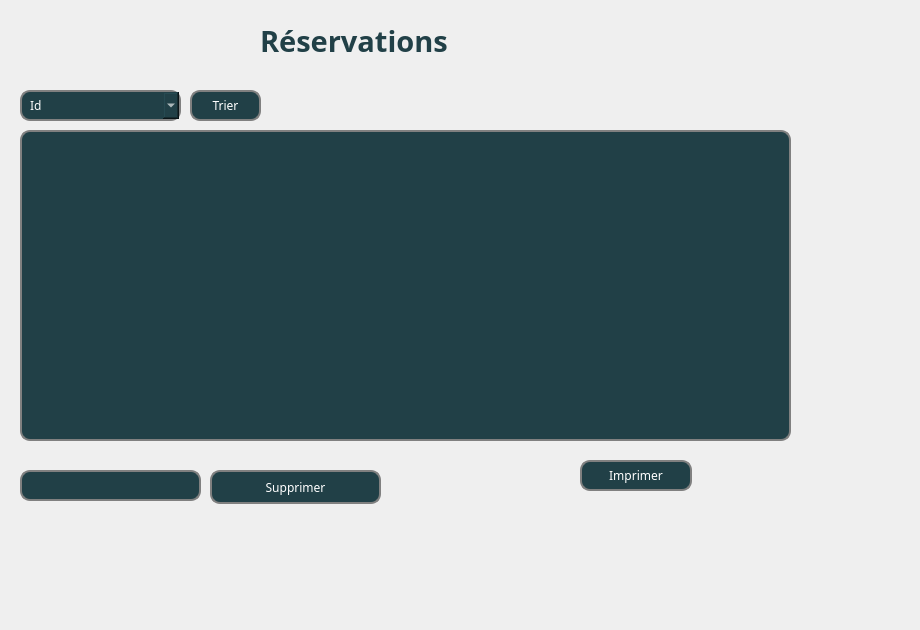
    <widget class="QWidget" name="tab_3">
     <attribute name="title">
      <string>Affichage</string>
     </attribute>
     <widget class="QTableView" name="tableView">
      <property name="geometry">
       <rect>
        <x>20</x>
        <y>130</y>
        <width>771</width>
        <height>311</height>
       </rect>
      </property>
      <property name="styleSheet">
       <string notr="true">QTableView {
   border: 2px solid gray;
     border-radius: 10px;
     padding: 0 8px;
     background: rgb(33, 64, 71);
     selection-background-color: darkgray;
}
QHeaderView::section {
    background-color: rgb(71, 153, 176);
    color: white;
    height: 35px;
    font: 14px;
}
QTableView::item:focus{
    border: 2px solid rgb(242, 128, 133);
    background-color: rgb(255, 254, 229);
}
QScrollBar:vertical {
    background: rgb(188, 224, 235);
}
 QScrollBar::handle:vertical {
    background: rgb(71, 153, 176);
 }
QScrollBar:horizontal {
    background: rgb(188, 224, 235);
}
 QScrollBar::handle:horizontal {
    background: rgb(71, 153, 176);
 }</string>
      </property>
     </widget>
     <widget class="QLabel" name="label">
      <property name="geometry">
       <rect>
        <x>260</x>
        <y>10</y>
        <width>301</width>
        <height>61</height>
       </rect>
      </property>
      <property name="palette">
       <palette>
        <active>
         <colorrole role="WindowText">
          <brush brushstyle="SolidPattern">
           <color alpha="255">
            <red>33</red>
            <green>64</green>
            <blue>71</blue>
           </color>
          </brush>
         </colorrole>
         <colorrole role="Button">
          <brush brushstyle="SolidPattern">
           <color alpha="255">
            <red>240</red>
            <green>136</green>
            <blue>84</blue>
           </color>
          </brush>
         </colorrole>
         <colorrole role="Light">
          <brush brushstyle="SolidPattern">
           <color alpha="255">
            <red>255</red>
            <green>215</green>
            <blue>195</blue>
           </color>
          </brush>
         </colorrole>
         <colorrole role="Midlight">
          <brush brushstyle="SolidPattern">
           <color alpha="255">
            <red>247</red>
            <green>175</green>
            <blue>139</blue>
           </color>
          </brush>
         </colorrole>
         <colorrole role="Dark">
          <brush brushstyle="SolidPattern">
           <color alpha="255">
            <red>120</red>
            <green>68</green>
            <blue>42</blue>
           </color>
          </brush>
         </colorrole>
         <colorrole role="Mid">
          <brush brushstyle="SolidPattern">
           <color alpha="255">
            <red>160</red>
            <green>91</green>
            <blue>56</blue>
           </color>
          </brush>
         </colorrole>
         <colorrole role="Text">
          <brush brushstyle="SolidPattern">
           <color alpha="255">
            <red>0</red>
            <green>0</green>
            <blue>0</blue>
           </color>
          </brush>
         </colorrole>
         <colorrole role="BrightText">
          <brush brushstyle="SolidPattern">
           <color alpha="255">
            <red>255</red>
            <green>255</green>
            <blue>255</blue>
           </color>
          </brush>
         </colorrole>
         <colorrole role="ButtonText">
          <brush brushstyle="SolidPattern">
           <color alpha="255">
            <red>0</red>
            <green>0</green>
            <blue>0</blue>
           </color>
          </brush>
         </colorrole>
         <colorrole role="Base">
          <brush brushstyle="SolidPattern">
           <color alpha="255">
            <red>255</red>
            <green>255</green>
            <blue>255</blue>
           </color>
          </brush>
         </colorrole>
         <colorrole role="Window">
          <brush brushstyle="SolidPattern">
           <color alpha="255">
            <red>240</red>
            <green>136</green>
            <blue>84</blue>
           </color>
          </brush>
         </colorrole>
         <colorrole role="Shadow">
          <brush brushstyle="SolidPattern">
           <color alpha="255">
            <red>0</red>
            <green>0</green>
            <blue>0</blue>
           </color>
          </brush>
         </colorrole>
         <colorrole role="AlternateBase">
          <brush brushstyle="SolidPattern">
           <color alpha="255">
            <red>247</red>
            <green>195</green>
            <blue>169</blue>
           </color>
          </brush>
         </colorrole>
         <colorrole role="ToolTipBase">
          <brush brushstyle="SolidPattern">
           <color alpha="255">
            <red>255</red>
            <green>255</green>
            <blue>220</blue>
           </color>
          </brush>
         </colorrole>
         <colorrole role="ToolTipText">
          <brush brushstyle="SolidPattern">
           <color alpha="255">
            <red>0</red>
            <green>0</green>
            <blue>0</blue>
           </color>
          </brush>
         </colorrole>
         <colorrole role="PlaceholderText">
          <brush brushstyle="SolidPattern">
           <color alpha="128">
            <red>0</red>
            <green>0</green>
            <blue>0</blue>
           </color>
          </brush>
         </colorrole>
        </active>
        <inactive>
         <colorrole role="WindowText">
          <brush brushstyle="SolidPattern">
           <color alpha="255">
            <red>33</red>
            <green>64</green>
            <blue>71</blue>
           </color>
          </brush>
         </colorrole>
         <colorrole role="Button">
          <brush brushstyle="SolidPattern">
           <color alpha="255">
            <red>240</red>
            <green>136</green>
            <blue>84</blue>
           </color>
          </brush>
         </colorrole>
         <colorrole role="Light">
          <brush brushstyle="SolidPattern">
           <color alpha="255">
            <red>255</red>
            <green>215</green>
            <blue>195</blue>
           </color>
          </brush>
         </colorrole>
         <colorrole role="Midlight">
          <brush brushstyle="SolidPattern">
           <color alpha="255">
            <red>247</red>
            <green>175</green>
            <blue>139</blue>
           </color>
          </brush>
         </colorrole>
         <colorrole role="Dark">
          <brush brushstyle="SolidPattern">
           <color alpha="255">
            <red>120</red>
            <green>68</green>
            <blue>42</blue>
           </color>
          </brush>
         </colorrole>
         <colorrole role="Mid">
          <brush brushstyle="SolidPattern">
           <color alpha="255">
            <red>160</red>
            <green>91</green>
            <blue>56</blue>
           </color>
          </brush>
         </colorrole>
         <colorrole role="Text">
          <brush brushstyle="SolidPattern">
           <color alpha="255">
            <red>0</red>
            <green>0</green>
            <blue>0</blue>
           </color>
          </brush>
         </colorrole>
         <colorrole role="BrightText">
          <brush brushstyle="SolidPattern">
           <color alpha="255">
            <red>255</red>
            <green>255</green>
            <blue>255</blue>
           </color>
          </brush>
         </colorrole>
         <colorrole role="ButtonText">
          <brush brushstyle="SolidPattern">
           <color alpha="255">
            <red>0</red>
            <green>0</green>
            <blue>0</blue>
           </color>
          </brush>
         </colorrole>
         <colorrole role="Base">
          <brush brushstyle="SolidPattern">
           <color alpha="255">
            <red>255</red>
            <green>255</green>
            <blue>255</blue>
           </color>
          </brush>
         </colorrole>
         <colorrole role="Window">
          <brush brushstyle="SolidPattern">
           <color alpha="255">
            <red>240</red>
            <green>136</green>
            <blue>84</blue>
           </color>
          </brush>
         </colorrole>
         <colorrole role="Shadow">
          <brush brushstyle="SolidPattern">
           <color alpha="255">
            <red>0</red>
            <green>0</green>
            <blue>0</blue>
           </color>
          </brush>
         </colorrole>
         <colorrole role="AlternateBase">
          <brush brushstyle="SolidPattern">
           <color alpha="255">
            <red>247</red>
            <green>195</green>
            <blue>169</blue>
           </color>
          </brush>
         </colorrole>
         <colorrole role="ToolTipBase">
          <brush brushstyle="SolidPattern">
           <color alpha="255">
            <red>255</red>
            <green>255</green>
            <blue>220</blue>
           </color>
          </brush>
         </colorrole>
         <colorrole role="ToolTipText">
          <brush brushstyle="SolidPattern">
           <color alpha="255">
            <red>0</red>
            <green>0</green>
            <blue>0</blue>
           </color>
          </brush>
         </colorrole>
         <colorrole role="PlaceholderText">
          <brush brushstyle="SolidPattern">
           <color alpha="128">
            <red>0</red>
            <green>0</green>
            <blue>0</blue>
           </color>
          </brush>
         </colorrole>
        </inactive>
        <disabled>
         <colorrole role="WindowText">
          <brush brushstyle="SolidPattern">
           <color alpha="255">
            <red>120</red>
            <green>68</green>
            <blue>42</blue>
           </color>
          </brush>
         </colorrole>
         <colorrole role="Button">
          <brush brushstyle="SolidPattern">
           <color alpha="255">
            <red>240</red>
            <green>136</green>
            <blue>84</blue>
           </color>
          </brush>
         </colorrole>
         <colorrole role="Light">
          <brush brushstyle="SolidPattern">
           <color alpha="255">
            <red>255</red>
            <green>215</green>
            <blue>195</blue>
           </color>
          </brush>
         </colorrole>
         <colorrole role="Midlight">
          <brush brushstyle="SolidPattern">
           <color alpha="255">
            <red>247</red>
            <green>175</green>
            <blue>139</blue>
           </color>
          </brush>
         </colorrole>
         <colorrole role="Dark">
          <brush brushstyle="SolidPattern">
           <color alpha="255">
            <red>120</red>
            <green>68</green>
            <blue>42</blue>
           </color>
          </brush>
         </colorrole>
         <colorrole role="Mid">
          <brush brushstyle="SolidPattern">
           <color alpha="255">
            <red>160</red>
            <green>91</green>
            <blue>56</blue>
           </color>
          </brush>
         </colorrole>
         <colorrole role="Text">
          <brush brushstyle="SolidPattern">
           <color alpha="255">
            <red>120</red>
            <green>68</green>
            <blue>42</blue>
           </color>
          </brush>
         </colorrole>
         <colorrole role="BrightText">
          <brush brushstyle="SolidPattern">
           <color alpha="255">
            <red>255</red>
            <green>255</green>
            <blue>255</blue>
           </color>
          </brush>
         </colorrole>
         <colorrole role="ButtonText">
          <brush brushstyle="SolidPattern">
           <color alpha="255">
            <red>120</red>
            <green>68</green>
            <blue>42</blue>
           </color>
          </brush>
         </colorrole>
         <colorrole role="Base">
          <brush brushstyle="SolidPattern">
           <color alpha="255">
            <red>240</red>
            <green>136</green>
            <blue>84</blue>
           </color>
          </brush>
         </colorrole>
         <colorrole role="Window">
          <brush brushstyle="SolidPattern">
           <color alpha="255">
            <red>240</red>
            <green>136</green>
            <blue>84</blue>
           </color>
          </brush>
         </colorrole>
         <colorrole role="Shadow">
          <brush brushstyle="SolidPattern">
           <color alpha="255">
            <red>0</red>
            <green>0</green>
            <blue>0</blue>
           </color>
          </brush>
         </colorrole>
         <colorrole role="AlternateBase">
          <brush brushstyle="SolidPattern">
           <color alpha="255">
            <red>240</red>
            <green>136</green>
            <blue>84</blue>
           </color>
          </brush>
         </colorrole>
         <colorrole role="ToolTipBase">
          <brush brushstyle="SolidPattern">
           <color alpha="255">
            <red>255</red>
            <green>255</green>
            <blue>220</blue>
           </color>
          </brush>
         </colorrole>
         <colorrole role="ToolTipText">
          <brush brushstyle="SolidPattern">
           <color alpha="255">
            <red>0</red>
            <green>0</green>
            <blue>0</blue>
           </color>
          </brush>
         </colorrole>
         <colorrole role="PlaceholderText">
          <brush brushstyle="SolidPattern">
           <color alpha="128">
            <red>0</red>
            <green>0</green>
            <blue>0</blue>
           </color>
          </brush>
         </colorrole>
        </disabled>
       </palette>
      </property>
      <property name="font">
       <font>
        <family>Neue Haas Grotesk Text Pro Blac</family>
        <pointsize>22</pointsize>
        <weight>75</weight>
        <bold>true</bold>
       </font>
      </property>
      <property name="text">
       <string>Réservations</string>
      </property>
     </widget>
     <widget class="QLabel" name="label_13">
      <property name="geometry">
       <rect>
        <x>-70</x>
        <y>-50</y>
        <width>911</width>
        <height>621</height>
       </rect>
      </property>
      <property name="text">
       <string/>
      </property>
      <property name="pixmap">
       <pixmap>C:/Users/ilyes/Downloads/312712033_810953443508217_8693627082314370591_n.png</pixmap>
      </property>
     </widget>
     <widget class="QLineEdit" name="sidres">
      <property name="geometry">
       <rect>
        <x>20</x>
        <y>470</y>
        <width>181</width>
        <height>31</height>
       </rect>
      </property>
      <property name="styleSheet">
       <string notr="true">color:white;border: 2px solid gray;
     border-radius: 10px;
     padding: 0 8px;
     background: rgb(33, 64, 71);
     selection-background-color: darkgray;</string>
      </property>
      <property name="text">
       <string/>
      </property>
     </widget>
     <widget class="QPushButton" name="pushButton_2">
      <property name="geometry">
       <rect>
        <x>210</x>
        <y>470</y>
        <width>171</width>
        <height>34</height>
       </rect>
      </property>
      <property name="cursor">
       <cursorShape>PointingHandCursor</cursorShape>
      </property>
      <property name="styleSheet">
       <string notr="true">QPushButton
{
  border: 2px solid gray;
  border-radius: 10px;
  padding: 0 8px;
  background:rgb(33, 64, 71);
  color:rgb(255, 255, 255);
  font: Neue Haas Grotesk Text Pro;
}</string>
      </property>
      <property name="text">
       <string>Supprimer</string>
      </property>
     </widget>
     <widget class="QComboBox" name="comboBox">
      <property name="geometry">
       <rect>
        <x>20</x>
        <y>90</y>
        <width>161</width>
        <height>31</height>
       </rect>
      </property>
      <property name="styleSheet">
       <string notr="true">
  border: 2px solid gray;
  border-radius: 10px;
  padding: 0 8px;
  background:rgb(33, 64, 71);
  color:rgb(255, 255, 255);
  font: Neue Haas Grotesk Text Pro;
</string>
      </property>
      <item>
       <property name="text">
        <string>Id</string>
       </property>
      </item>
      <item>
       <property name="text">
        <string>Espace loué</string>
       </property>
      </item>
      <item>
       <property name="text">
        <string>Date</string>
       </property>
      </item>
     </widget>
     <widget class="QPushButton" name="pushButton_3">
      <property name="geometry">
       <rect>
        <x>190</x>
        <y>90</y>
        <width>71</width>
        <height>31</height>
       </rect>
      </property>
      <property name="cursor">
       <cursorShape>PointingHandCursor</cursorShape>
      </property>
      <property name="styleSheet">
       <string notr="true">QPushButton
{
  border: 2px solid gray;
  border-radius: 10px;
  padding: 0 8px;
  background:rgb(33, 64, 71);
  color:rgb(255, 255, 255);
  font: Neue Haas Grotesk Text Pro;
}</string>
      </property>
      <property name="text">
       <string>Trier</string>
      </property>
     </widget>
     <widget class="QPushButton" name="pushButton_5">
      <property name="geometry">
       <rect>
        <x>580</x>
        <y>460</y>
        <width>112</width>
        <height>31</height>
       </rect>
      </property>
      <property name="cursor">
       <cursorShape>PointingHandCursor</cursorShape>
      </property>
      <property name="styleSheet">
       <string notr="true">QPushButton
{
  border: 2px solid gray;
  border-radius: 10px;
  padding: 0 8px;
  background:rgb(33, 64, 71);
  color:rgb(255, 255, 255);
  font: Neue Haas Grotesk Text Pro;
}</string>
      </property>
      <property name="text">
       <string>Imprimer</string>
      </property>
     </widget>
     <zorder>label_13</zorder>
     <zorder>tableView</zorder>
     <zorder>label</zorder>
     <zorder>sidres</zorder>
     <zorder>pushButton_2</zorder>
     <zorder>comboBox</zorder>
     <zorder>pushButton_3</zorder>
     <zorder>pushButton_5</zorder>
    </widget>
